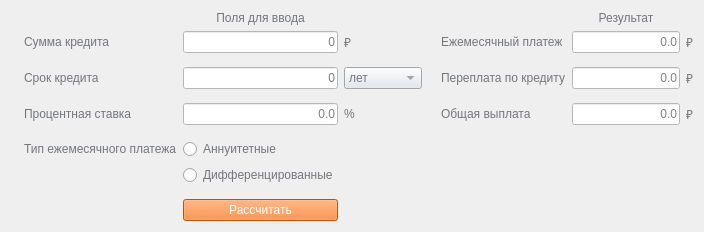
      <widget class="QWidget" name="tab_2">
       <attribute name="title">
        <string>Кредитный</string>
       </attribute>
       <layout class="QGridLayout" name="gridLayout_5">
        <item row="0" column="1">
         <layout class="QGridLayout" name="gridLayout_4">
          <item row="3" column="6">
           <widget class="QLineEdit" name="credit_overpayment">
            <property name="maximumSize">
             <size>
              <width>200</width>
              <height>16777215</height>
             </size>
            </property>
            <property name="styleSheet">
             <string notr="true">font: 12pt &quot;Ubuntu&quot;;
background-color: white;
color: black;</string>
            </property>
            <property name="alignment">
             <set>Qt::AlignRight|Qt::AlignTrailing|Qt::AlignVCenter</set>
            </property>
            <property name="readOnly">
             <bool>true</bool>
            </property>
            <property name="placeholderText">
             <string>0.0</string>
            </property>
           </widget>
          </item>
          <item row="5" column="1">
           <widget class="QLabel" name="label_15">
            <property name="styleSheet">
             <string notr="true">font: 12pt &quot;Ubuntu&quot;;
color: #74767b;</string>
            </property>
            <property name="text">
             <string>Процентная ставка</string>
            </property>
           </widget>
          </item>
          <item row="5" column="2">
           <widget class="QLineEdit" name="credir_procent">
            <property name="maximumSize">
             <size>
              <width>200</width>
              <height>16777215</height>
             </size>
            </property>
            <property name="styleSheet">
             <string notr="true">font: 12pt &quot;Ubuntu&quot;;
background-color: white;
color: black;</string>
            </property>
            <property name="inputMask">
             <string/>
            </property>
            <property name="maxLength">
             <number>100</number>
            </property>
            <property name="alignment">
             <set>Qt::AlignRight|Qt::AlignTrailing|Qt::AlignVCenter</set>
            </property>
            <property name="placeholderText">
             <string>0.0</string>
            </property>
           </widget>
          </item>
          <item row="5" column="6">
           <widget class="QLineEdit" name="credit_total_payment">
            <property name="maximumSize">
             <size>
              <width>200</width>
              <height>16777215</height>
             </size>
            </property>
            <property name="styleSheet">
             <string notr="true">font: 12pt &quot;Ubuntu&quot;;
background-color: white;
color: black;</string>
            </property>
            <property name="alignment">
             <set>Qt::AlignRight|Qt::AlignTrailing|Qt::AlignVCenter</set>
            </property>
            <property name="readOnly">
             <bool>true</bool>
            </property>
            <property name="placeholderText">
             <string>0.0</string>
            </property>
           </widget>
          </item>
          <item row="10" column="2">
           <widget class="QPushButton" name="credit_calculate">
            <property name="styleSheet">
             <string notr="true">QPushButton {
	background-color: #FF7514;
  color: white; 
	font: 12pt &quot;Ubuntu&quot;;
}

QPushButton:pressed {
    background-color: qlineargradient(x1: 0, y1: 0, x2: 0, y2: 1,
                                      stop: 0 #FF7832, stop: 1 #FF9739);
}</string>
            </property>
            <property name="text">
             <string>Рассчитать</string>
            </property>
           </widget>
          </item>
          <item row="0" column="6">
           <widget class="QLabel" name="label_22">
            <property name="maximumSize">
             <size>
              <width>16777215</width>
              <height>20</height>
             </size>
            </property>
            <property name="styleSheet">
             <string notr="true">font: 500 12pt &quot;Ubuntu&quot;;
color: #74767b;</string>
            </property>
            <property name="text">
             <string>Результат</string>
            </property>
            <property name="alignment">
             <set>Qt::AlignCenter</set>
            </property>
           </widget>
          </item>
          <item row="5" column="5">
           <widget class="QLabel" name="label_17">
            <property name="styleSheet">
             <string notr="true">font: 12pt &quot;Ubuntu&quot;;
color: #74767b;</string>
            </property>
            <property name="text">
             <string>Общая выплата</string>
            </property>
           </widget>
          </item>
          <item row="10" column="3">
           <widget class="QLabel" name="credit_error">
            <property name="styleSheet">
             <string notr="true">font: 500 12pt &quot;Ubuntu&quot;;</string>
            </property>
            <property name="text">
             <string/>
            </property>
            <property name="alignment">
             <set>Qt::AlignCenter</set>
            </property>
           </widget>
          </item>
          <item row="7" column="1">
           <widget class="QLabel" name="label_19">
            <property name="styleSheet">
             <string notr="true">font: 12pt &quot;Ubuntu&quot;;
color: #74767b;</string>
            </property>
            <property name="text">
             <string>Тип ежемесячного платежа</string>
            </property>
           </widget>
          </item>
          <item row="6" column="2">
           <widget class="QLabel" name="label_43">
            <property name="minimumSize">
             <size>
              <width>0</width>
              <height>0</height>
             </size>
            </property>
            <property name="maximumSize">
             <size>
              <width>16777215</width>
              <height>2</height>
             </size>
            </property>
            <property name="text">
             <string/>
            </property>
           </widget>
          </item>
          <item row="1" column="6">
           <widget class="QLineEdit" name="credit_payment">
            <property name="maximumSize">
             <size>
              <width>200</width>
              <height>16777215</height>
             </size>
            </property>
            <property name="styleSheet">
             <string notr="true">font: 12pt &quot;Ubuntu&quot;;
background-color: white;
color: black;</string>
            </property>
            <property name="alignment">
             <set>Qt::AlignRight|Qt::AlignTrailing|Qt::AlignVCenter</set>
            </property>
            <property name="readOnly">
             <bool>true</bool>
            </property>
            <property name="placeholderText">
             <string>0.0</string>
            </property>
           </widget>
          </item>
          <item row="5" column="3">
           <widget class="QLabel" name="label_12">
            <property name="styleSheet">
             <string notr="true">font: 12pt &quot;Ubuntu&quot;;
color: #74767b;</string>
            </property>
            <property name="text">
             <string>%</string>
            </property>
           </widget>
          </item>
          <item row="7" column="0">
           <widget class="QLabel" name="label_20">
            <property name="text">
             <string/>
            </property>
           </widget>
          </item>
          <item row="3" column="3">
           <widget class="QComboBox" name="credit_term_choice">
            <property name="styleSheet">
             <string notr="true">
font: 12pt &quot;Ubuntu&quot;;
color: #74767b;
background-color:  #e1e6ed;
selection-background-color: #E5E4E2;
</string>
            </property>
            <item>
             <property name="text">
              <string>лет</string>
             </property>
            </item>
            <item>
             <property name="text">
              <string>месяцев</string>
             </property>
            </item>
           </widget>
          </item>
          <item row="5" column="7">
           <widget class="QLabel" name="label_18">
            <property name="styleSheet">
             <string notr="true">font: 12pt &quot;Ubuntu&quot;;
color: #74767b;</string>
            </property>
            <property name="text">
             <string>₽</string>
            </property>
           </widget>
          </item>
          <item row="2" column="2">
           <widget class="QLabel" name="label_23">
            <property name="maximumSize">
             <size>
              <width>16777215</width>
              <height>2</height>
             </size>
            </property>
            <property name="text">
             <string/>
            </property>
           </widget>
          </item>
          <item row="3" column="5">
           <widget class="QLabel" name="label_13">
            <property name="styleSheet">
             <string notr="true">font: 12pt &quot;Ubuntu&quot;;
color: #74767b;</string>
            </property>
            <property name="text">
             <string>Переплата по кредиту</string>
            </property>
           </widget>
          </item>
          <item row="4" column="2">
           <widget class="QLabel" name="label_24">
            <property name="maximumSize">
             <size>
              <width>16777215</width>
              <height>2</height>
             </size>
            </property>
            <property name="text">
             <string/>
            </property>
           </widget>
          </item>
          <item row="1" column="3">
           <widget class="QLabel" name="label_8">
            <property name="styleSheet">
             <string notr="true">font: 12pt &quot;Ubuntu&quot;;
color: #74767b;</string>
            </property>
            <property name="text">
             <string>₽</string>
            </property>
           </widget>
          </item>
          <item row="7" column="2">
           <widget class="QRadioButton" name="annuitet">
            <property name="styleSheet">
             <string notr="true">font: 12pt &quot;Ubuntu&quot;;
color: #74767b;</string>
            </property>
            <property name="text">
             <string>Аннуитетные</string>
            </property>
           </widget>
          </item>
          <item row="3" column="7">
           <widget class="QLabel" name="label_14">
            <property name="styleSheet">
             <string notr="true">font: 12pt &quot;Ubuntu&quot;;
color: #74767b;</string>
            </property>
            <property name="text">
             <string>₽</string>
            </property>
           </widget>
          </item>
          <item row="0" column="2">
           <widget class="QLabel" name="label_21">
            <property name="maximumSize">
             <size>
              <width>16777215</width>
              <height>20</height>
             </size>
            </property>
            <property name="styleSheet">
             <string notr="true">font: 500 12pt &quot;Ubuntu&quot;;
color: #74767b;</string>
            </property>
            <property name="text">
             <string>Поля для ввода</string>
            </property>
            <property name="alignment">
             <set>Qt::AlignCenter</set>
            </property>
           </widget>
          </item>
          <item row="3" column="1">
           <widget class="QLabel" name="label_10">
            <property name="styleSheet">
             <string notr="true">font: 12pt &quot;Ubuntu&quot;;
color: #74767b;</string>
            </property>
            <property name="text">
             <string>Срок кредита</string>
            </property>
           </widget>
          </item>
          <item row="1" column="2">
           <widget class="QLineEdit" name="credit_sum">
            <property name="maximumSize">
             <size>
              <width>200</width>
              <height>16777215</height>
             </size>
            </property>
            <property name="styleSheet">
             <string notr="true">font: 12pt &quot;Ubuntu&quot;;
background-color: white;
color: black;</string>
            </property>
            <property name="inputMask">
             <string/>
            </property>
            <property name="maxLength">
             <number>100</number>
            </property>
            <property name="alignment">
             <set>Qt::AlignRight|Qt::AlignTrailing|Qt::AlignVCenter</set>
            </property>
            <property name="placeholderText">
             <string>0</string>
            </property>
           </widget>
          </item>
          <item row="3" column="2">
           <widget class="QLineEdit" name="credit_term">
            <property name="maximumSize">
             <size>
              <width>200</width>
              <height>16777215</height>
             </size>
            </property>
            <property name="styleSheet">
             <string notr="true">font: 12pt &quot;Ubuntu&quot;;
background-color: white;
color: black;</string>
            </property>
            <property name="inputMask">
             <string/>
            </property>
            <property name="maxLength">
             <number>100</number>
            </property>
            <property name="alignment">
             <set>Qt::AlignRight|Qt::AlignTrailing|Qt::AlignVCenter</set>
            </property>
            <property name="placeholderText">
             <string>0</string>
            </property>
           </widget>
          </item>
          <item row="5" column="4">
           <widget class="QLabel" name="label_16">
            <property name="maximumSize">
             <size>
              <width>30</width>
              <height>16777215</height>
             </size>
            </property>
            <property name="text">
             <string/>
            </property>
           </widget>
          </item>
          <item row="8" column="2">
           <widget class="QRadioButton" name="difference">
            <property name="styleSheet">
             <string notr="true">font: 12pt &quot;Ubuntu&quot;;
color: #74767b;</string>
            </property>
            <property name="text">
             <string>Дифференцированные</string>
            </property>
           </widget>
          </item>
          <item row="1" column="7">
           <widget class="QLabel" name="label_9">
            <property name="styleSheet">
             <string notr="true">font: 12pt &quot;Ubuntu&quot;;
color: #74767b;</string>
            </property>
            <property name="text">
             <string>₽</string>
            </property>
           </widget>
          </item>
          <item row="1" column="5">
           <widget class="QLabel" name="label_7">
            <property name="styleSheet">
             <string notr="true">font: 12pt &quot;Ubuntu&quot;;
color: #74767b;</string>
            </property>
            <property name="text">
             <string>Ежемесячный платеж</string>
            </property>
           </widget>
          </item>
          <item row="1" column="1">
           <widget class="QLabel" name="label_6">
            <property name="styleSheet">
             <string notr="true">font: 12pt &quot;Ubuntu&quot;;
color: #74767b;</string>
            </property>
            <property name="text">
             <string>Сумма кредита</string>
            </property>
           </widget>
          </item>
          <item row="9" column="2">
           <widget class="QLabel" name="label_63">
            <property name="maximumSize">
             <size>
              <width>16777215</width>
              <height>2</height>
             </size>
            </property>
            <property name="text">
             <string/>
            </property>
           </widget>
          </item>
         </layout>
        </item>
       </layout>
      </widget>
